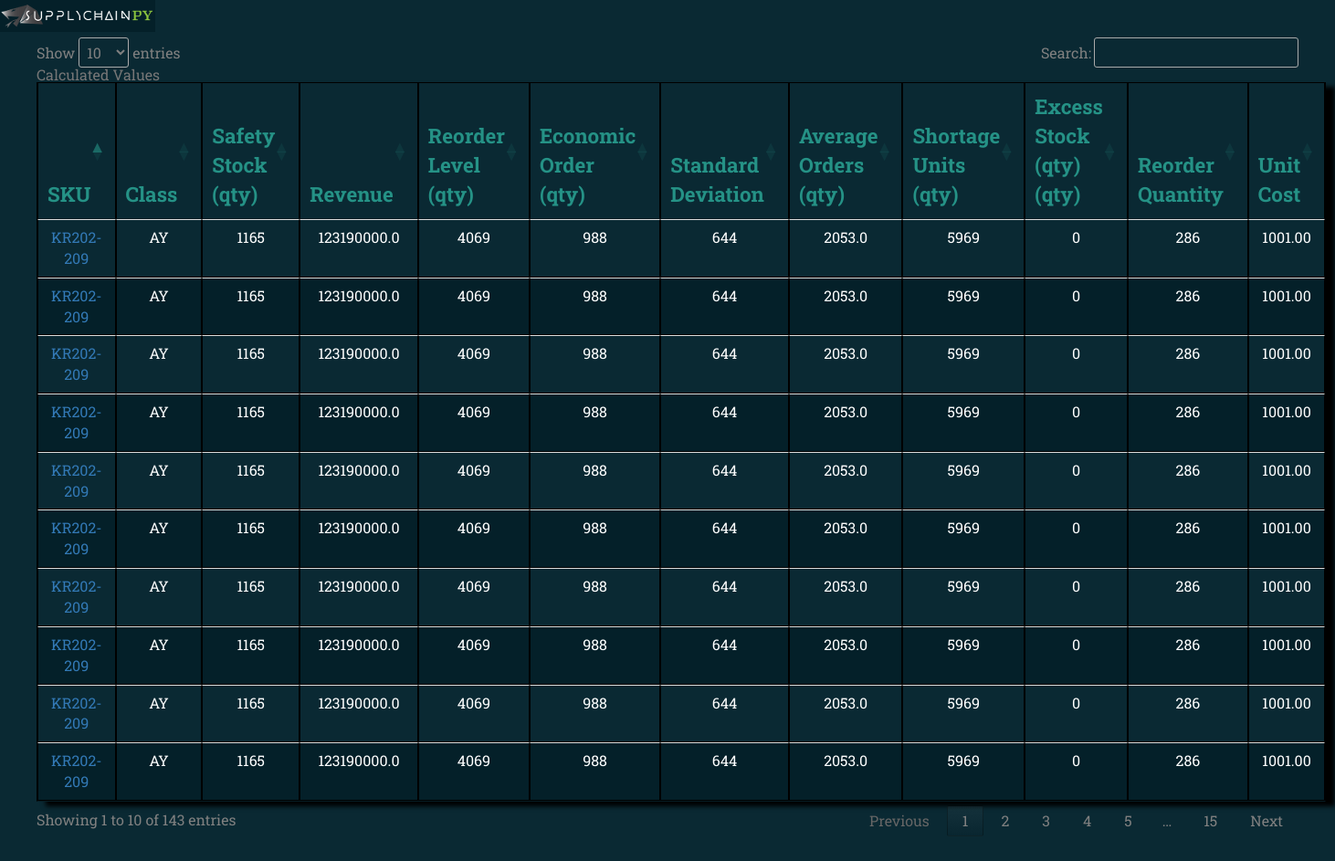
Page /abcxyz/AY on the committed database.
### views.py (models this page shows, shortened)
class InventoryAnalysis(db.Model):
    __table_args__ = {'sqlite_autoincrement': True}
    id = db.Column(db.Integer(), primary_key=True)
    sku_id = db.Column(db.Integer, db.ForeignKey('master_sku_list.id'))
    abc_xyz_classification = db.Column(db.String(2))
    standard_deviation = db.Column(db.Integer())
    safety_stock = db.Column(db.Integer())
    reorder_level = db.Column(db.Integer())
    economic_order_quantity = db.Column(db.Integer())
    demand_variability = db.Column(db.Integer())
    average_orders = db.Column(db.Float())
    shortages = db.Column(db.Integer())
    excess_stock = db.Column(db.Integer())
    reorder_quantity = db.Column(db.Integer())
    economic_order_variable_cost = db.Column(db.Float())
    unit_cost = db.Column(db.Numeric(12, 2))
    revenue = db.Column(db.Float())
    date = db.Column(db.DateTime())
    safety_stock_rank = db.Column(db.Integer())
    shortage_rank = db.Column(db.Integer())
    excess_cost = db.Column(db.Numeric(12, 2))
    percentage_contribution_revenue = db.Column(db.Float)
    excess_rank = db.Column(db.Integer())
    retail_price = db.Column(db.Numeric(18, 2))
    gross_profit_margin = db.Column(db.Numeric(12, 2))
    min_order = db.Column(db.Integer())
    safety_stock_cost = db.Column(db.Numeric(18, 2))
    revenue_rank = db.Column(db.Integer())
    markup_percentage = db.Column(db.Float())
    max_order = db.Column(db.Integer())
    shortage_cost = db.Column(db.Numeric(18, 2))
    quantity_on_hand = db.Column(db.Integer())
    currency_id = db.Column(db.Integer, db.ForeignKey('currency.id'))
    transaction_log_id = db.Column(db.Integer, db.ForeignKey('transaction_log.id'))
    orders_id = db.relationship("Orders", backref='demand', lazy='dynamic')

class MasterSkuList(db.Model):
    __table_args__ = {'sqlite_autoincrement': True}
    id = db.Column(db.Integer(), primary_key=True)
    sku_id = db.Column(db.String(255))
    analysis = db.relationship("InventoryAnalysis", backref='sku', lazy='dynamic')

### views.py (the view)
@app.route('/abcxyz/<string:classification>')
def abxyz(classification: str = None):
    abc = db.session.query(InventoryAnalysis
                           ).filter(
        InventoryAnalysis.abc_xyz_classification == classification).all()
    msk = db.session.query(MasterSkuList).all()
    return flask.render_template('abcxyz.html', inventory=abc, mks=msk)

### templates/abcxyz.html (shortened to what this page needs)
{% extends "base.html" %}
{% block body%}
    <table id="analysis_table" class="ia table table-responsive">
        <div class=" row">
            <div class=" col-lg-11">
                <caption>Calculated Values</caption>
                <thead>
                <tr>
                    <th>SKU</th>
                    <th>Class</th>
                    <th>Safety Stock (qty)</th>
                    <th>Revenue</th>
                    <th>Reorder Level (qty)</th>
                    <th>Economic Order (qty)</th>
                    <th>Standard Deviation</th>
                    <th>Average Orders (qty)</th>
                    <th>Shortage Units (qty)</th>
                    <th>Excess Stock (qty) (qty)</th>
                    <th>Reorder Quantity</th>
                    <th>Unit Cost</th>
                </tr>
                </thead>
                {% for sku in inventory %}
                <tr>
                    <td><a href="/sku_detail/{{sku.sku.sku_id}}">{{sku.sku.sku_id}}</a></td>
                    <td>{{sku.abc_xyz_classification}}</td>
                    <td>{{sku.safety_stock}}</td>
                    <td>{{sku.revenue}}</td>
                    <td>{{sku.reorder_level}}</td>
                    <td>{{sku.economic_order_quantity}}</td>
                    <td>{{sku.standard_deviation}}</td>
                    <td>{{sku.average_orders}}</td>
                    <td>{{sku.shortages}}</td>
                    <td>{{sku.excess_stock}}</td>
                    <td>{{sku.reorder_quantity}}</td>
                    <td>{{sku.unit_cost}}</td>
                </tr>
                {% endfor %}
            </div>
        </div>
    </table>
{% endblock %}

### templates/base.html (shortened to what this page needs)
<!DOCTYPE html>
<html lang="en">
<link rel="stylesheet" href="{{ url_for('static', filename='bootstrap.css') }}">
<link rel="stylesheet" href="{{ url_for('static', filename='auxiliary.css') }}">
<link rel="stylesheet" type="text/css" href="//cdn.datatables.net/1.10.12/css/jquery.dataTables.css">
</head>
<body>
<nav class="active-nav">
    <a href="#" class="nav-toggle-btn">
        <img src="{{ url_for('static', filename='logo.png') }}">
    </a>
</nav>
<div class="content container-fluid">
    {% block body%}
    {% endblock %}
</div>
</body>
</html>

### static/auxiliary.css (style rules this page uses)
a, abbr, acronym, address, applet, article, aside, audio, b, big, blockquote, body, canvas, caption, center, cite, code, dd, del, details, dfn, div, dl, dt, em, embed, fieldset, figcaption, figure, footer, form, h1, h2, h3, h4, h5, h6, header, hgroup, html, i, iframe, img, ins, kbd, label, legend, li, mark, menu, nav, object, ol, output, p, pre, q, ruby, s, samp, section, small, span, strike, strong, sub, summary, sup, table, tbody, td, tfoot, th, thead, time, tr, tt, u, ul, var, video { margin: 0; padding: 0; border: 0; font: inherit; vertical-align: baseline }
article, aside, details, figcaption, figure, footer, header, hgroup, menu, nav, section { display: block }
body { line-height: 1 }
table { border-collapse: collapse; border-spacing: 0 }
body { background-color: #0A2933; color: #708284; font-family: "Roboto Slab"; font-size: 1em; }
.content { padding-top: 40px; padding-left: 40px; padding-right: 40px; height: 2000px; background-color: #0A2933; transition: transform3d 0.8s ease; }
table, th, td { color: white; border: 1px solid black; border-collapse: collapse; border-spacing: 5px; }
th, td { padding: 1px; font-family: "Roboto Slab", "ff-tisa-web-pro", "Georgia", Arial, sans-serif; text-align: center; }
th { color: #259286; font-size: 1.4em; }
.ia { margin-left: 20px; margin-top: 20px; float: left; box-shadow: 10px 5px 5px black; }
table.ia tr:nth-child(even) { background-color: #042029; }
table.ia tr:nth-child(odd) { background-color: #0A2933;; }
table.ia th { background-color: transparent; font-family: "Roboto Slab"; font-weight: 600; }
body { overflow-x: hidden; }
nav { position: fixed; z-index: 1000; top: 0; bottom: 0; width: 100px; background-color: #042029; transform: translate3d(-100px, 0, 0); transition: transform 0.2s ease; }
.nav-toggle-btn { display: block; position: absolute; left: 100px; width: 170px; height: 35px; background: #042029; }
* { margin: 0; padding: 0; }

### rows in the picture
InventoryAnalysis: sku.sku_id "KR202-209", abc_xyz_classification "AY", safety_stock "1165", revenue "123190000.0", reorder_level "4069", economic_order_quantity "988", standard_deviation "644", average_orders "2053.0", shortages "5969", excess_stock "0", reorder_quantity "286", unit_cost "1001.00"
InventoryAnalysis: sku.sku_id "KR202-209", abc_xyz_classification "AY", safety_stock "1165", revenue "123190000.0", reorder_level "4069", economic_order_quantity "988", standard_deviation "644", average_orders "2053.0", shortages "5969", excess_stock "0", reorder_quantity "286", unit_cost "1001.00"
InventoryAnalysis: sku.sku_id "KR202-209", abc_xyz_classification "AY", safety_stock "1165", revenue "123190000.0", reorder_level "4069", economic_order_quantity "988", standard_deviation "644", average_orders "2053.0", shortages "5969", excess_stock "0", reorder_quantity "286", unit_cost "1001.00"
InventoryAnalysis: sku.sku_id "KR202-209", abc_xyz_classification "AY", safety_stock "1165", revenue "123190000.0", reorder_level "4069", economic_order_quantity "988", standard_deviation "644", average_orders "2053.0", shortages "5969", excess_stock "0", reorder_quantity "286", unit_cost "1001.00"
InventoryAnalysis: sku.sku_id "KR202-209", abc_xyz_classification "AY", safety_stock "1165", revenue "123190000.0", reorder_level "4069", economic_order_quantity "988", standard_deviation "644", average_orders "2053.0", shortages "5969", excess_stock "0", reorder_quantity "286", unit_cost "1001.00"
InventoryAnalysis: sku.sku_id "KR202-209", abc_xyz_classification "AY", safety_stock "1165", revenue "123190000.0", reorder_level "4069", economic_order_quantity "988", standard_deviation "644", average_orders "2053.0", shortages "5969", excess_stock "0", reorder_quantity "286", unit_cost "1001.00"
InventoryAnalysis: sku.sku_id "KR202-209", abc_xyz_classification "AY", safety_stock "1165", revenue "123190000.0", reorder_level "4069", economic_order_quantity "988", standard_deviation "644", average_orders "2053.0", shortages "5969", excess_stock "0", reorder_quantity "286", unit_cost "1001.00"
InventoryAnalysis: sku.sku_id "KR202-209", abc_xyz_classification "AY", safety_stock "1165", revenue "123190000.0", reorder_level "4069", economic_order_quantity "988", standard_deviation "644", average_orders "2053.0", shortages "5969", excess_stock "0", reorder_quantity "286", unit_cost "1001.00"
InventoryAnalysis: sku.sku_id "KR202-209", abc_xyz_classification "AY", safety_stock "1165", revenue "123190000.0", reorder_level "4069", economic_order_quantity "988", standard_deviation "644", average_orders "2053.0", shortages "5969", excess_stock "0", reorder_quantity "286", unit_cost "1001.00"
InventoryAnalysis: sku.sku_id "KR202-209", abc_xyz_classification "AY", safety_stock "1165", revenue "123190000.0", reorder_level "4069", economic_order_quantity "988", standard_deviation "644", average_orders "2053.0", shortages "5969", excess_stock "0", reorder_quantity "286", unit_cost "1001.00"
